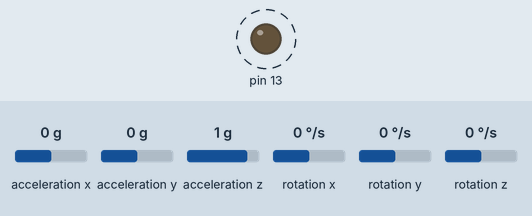
A sketch run on a simulated Arduino Uno, built for the host (arithmetic inside an expression is 32-bit, double 64-bit). On the bench: output pins drawn as LEDs (lit = HIGH). Wiring (inferred from the names in the program): MPU-6050 motion sensor at I2C address 0x68. Dashed ring = blinking. Inputs (shaded band) come from the test bench; at power-on: acceleration z 1 g, acceleration x 0 g, acceleration y 0 g, rotation x 0 °/s, rotation y 0 °/s, rotation z 0 °/s. What the sketch prints to the serial monitor is not drawn.

Above: at 1.6 s.
1.7 s: acceleration z set to 0 g
Timing chart, 0 to 10.0 s (numbered marks = the images above; inputs shaded):
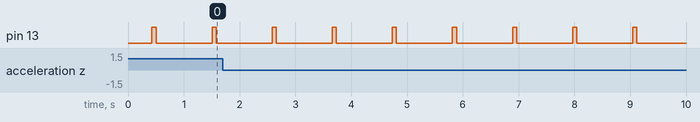

The sketch:

MPU6050_KalmanTest_JSON.ino
```cpp
#include <Wire.h>
#include <ArduinoJson.h>


float rateRoll;
float ratePitch;
float rateYaw;

float rateCalibrationRoll;
float rateCalibrationPitch;
float rateCalibrationYaw;
int rateCalibrationNumber;

float AccX;
float AccY;
float AccZ;
float AngleRoll;
float AnglePitch;

uint32_t timeElapsed;

float KalmanAngleRoll=0, KalmanUncertaintyAngleRoll=2*2;
float KalmanAnglePitch=0, KalmanUncertaintyAnglePitch=2*2;
float Kalman1DOutput[]={0,0};

//Kalman Function from Carbon Aeronautics. Credit: Carbon Aeronautics
void kalman_1d(float KalmanState, float KalmanUncertainty, float KalmanInput, float KalmanMeasurement) {
  KalmanState=KalmanState+0.004*KalmanInput;
  KalmanUncertainty=KalmanUncertainty + 0.004 * 0.004 * 4 * 4;
  float KalmanGain=KalmanUncertainty * 1/(1*KalmanUncertainty + 3 * 3);
  KalmanState=KalmanState+KalmanGain * (KalmanMeasurement-KalmanState);
  KalmanUncertainty=(1-KalmanGain) * KalmanUncertainty;
  Kalman1DOutput[0]=KalmanState;
  Kalman1DOutput[1]=KalmanUncertainty;
}
void gyro_signals(void) {
  //Configuring MPU 6050 Settings using I2C. Credit:
  Wire.beginTransmission(0x68);
  Wire.write(0x1A);
  Wire.write(0x05);
  Wire.endTransmission();
  Wire.beginTransmission(0x68);
  Wire.write(0x1C);
  Wire.write(0x10);
  Wire.endTransmission();
  Wire.beginTransmission(0x68);
  Wire.write(0x3B);
  Wire.endTransmission();
  Wire.requestFrom(0x68,6);
  int16_t AccXLSB = Wire.read() << 8 | Wire.read();
  int16_t AccYLSB = Wire.read() << 8 | Wire.read();
  int16_t AccZLSB = Wire.read() << 8 | Wire.read();
  Wire.beginTransmission(0x68);
  Wire.write(0x1B);
  Wire.write(0x8);
  Wire.endTransmission();
  Wire.beginTransmission(0x68);
  Wire.write(0x43);
  Wire.endTransmission();
  Wire.requestFrom(0x68,6);
  int16_t GyroX=Wire.read()<<8 | Wire.read();
  int16_t GyroY=Wire.read()<<8 | Wire.read();
  int16_t GyroZ=Wire.read()<<8 | Wire.read();
  rateRoll=(float)GyroX/65.5;
  ratePitch=(float)GyroY/65.5;
  rateYaw=(float)GyroZ/65.5;
  AccX=(float)AccXLSB/4096;
  AccY=(float)AccYLSB/4096;
  AccZ=(float)AccZLSB/4096;
  AngleRoll=atan(AccY/sqrt(AccX*AccX+AccZ*AccZ))*1/(3.142/180);
  AnglePitch=-atan(AccX/sqrt(AccY*AccY+AccZ*AccZ))*1/(3.142/180);
}

//Function to Jsonify float values and send data serially to BBB.
//@param assetID The specific identifier for each machine. E.g. Cold_Cut_Saw_1
//@param timer The total time elapse for the MCU.
//@param dataItemID The naming of the sensor value. E.g. Kalman_Machine_Angle_Pitch
//@param sensorValue The sensor readings of the actual sensor itself.
//@return void
void floatJsonify(String assetID, int timer, String dataItemID, float sensorValue) {
  StaticJsonDocument<200> jsonBuffer;
  jsonBuffer["assetID"] = assetID;
  jsonBuffer["timestamp"] = timer;
  jsonBuffer["dataItemID"] = dataItemID;
  jsonBuffer["value"] = sensorValue;
  char buffer[150];
  serializeJson(jsonBuffer, buffer);
  Serial.println(buffer); //Sends data serially to BBB.
}
void setup() {
  Serial.begin(57600);
  pinMode(13, OUTPUT);
  //digitalWrite(13, HIGH);
  Wire.setClock(10000);
  Wire.begin();
  delay(250);
  Wire.beginTransmission(0x68);
  Wire.write(0x6B);
  Wire.write(0x00);
  Wire.endTransmission();
  for (rateCalibrationNumber=0; rateCalibrationNumber<50; rateCalibrationNumber ++) {
    gyro_signals();
    rateCalibrationRoll+=rateRoll;
    rateCalibrationPitch+=ratePitch;
    rateCalibrationYaw+=rateYaw;
    Serial.println(rateCalibrationNumber);
    delay(1);
  }
  rateCalibrationRoll/=50;
  rateCalibrationPitch/=50;
  rateCalibrationYaw/=50;
  timeElapsed=micros();

}

void loop() {
  gyro_signals();
  rateRoll-=rateCalibrationRoll;
  ratePitch-=rateCalibrationPitch;
  rateYaw-=rateCalibrationYaw;
  kalman_1d(KalmanAngleRoll, KalmanUncertaintyAngleRoll, rateRoll, AngleRoll);
  KalmanAngleRoll=Kalman1DOutput[0];
  KalmanUncertaintyAngleRoll=Kalman1DOutput[1];
    kalman_1d(KalmanAnglePitch, KalmanUncertaintyAnglePitch, ratePitch, AnglePitch);
  KalmanAnglePitch=Kalman1DOutput[0];
  KalmanUncertaintyAnglePitch=Kalman1DOutput[1];

  timeElapsed=micros();
  digitalWrite(13, HIGH);
  //Jsonifying all the data into JSON packets to be sent serially to BBB.
  floatJsonify("Band_Saw_1", timeElapsed, "Kalman_Machine_Angle_Roll", KalmanAngleRoll);
  floatJsonify("Band_Saw_1", timeElapsed, "Kalman_Machine_Angle_Pitch", KalmanAnglePitch);
  floatJsonify("Band_Saw_1", timeElapsed, "Kalman_Machine_Acceleration_X", AccX);
  floatJsonify("Band_Saw_1", timeElapsed, "Kalman_Machine_Acceleration_Y", AccY);
  floatJsonify("Band_Saw_1", timeElapsed, "Kalman_Machine_Acceleration_Z", AccZ);
  digitalWrite(13, LOW);
  delay(1000);

}
```

Measured:
- by itself, pin 13: alternates HIGH for 0.07 s and LOW for 1.0 s
